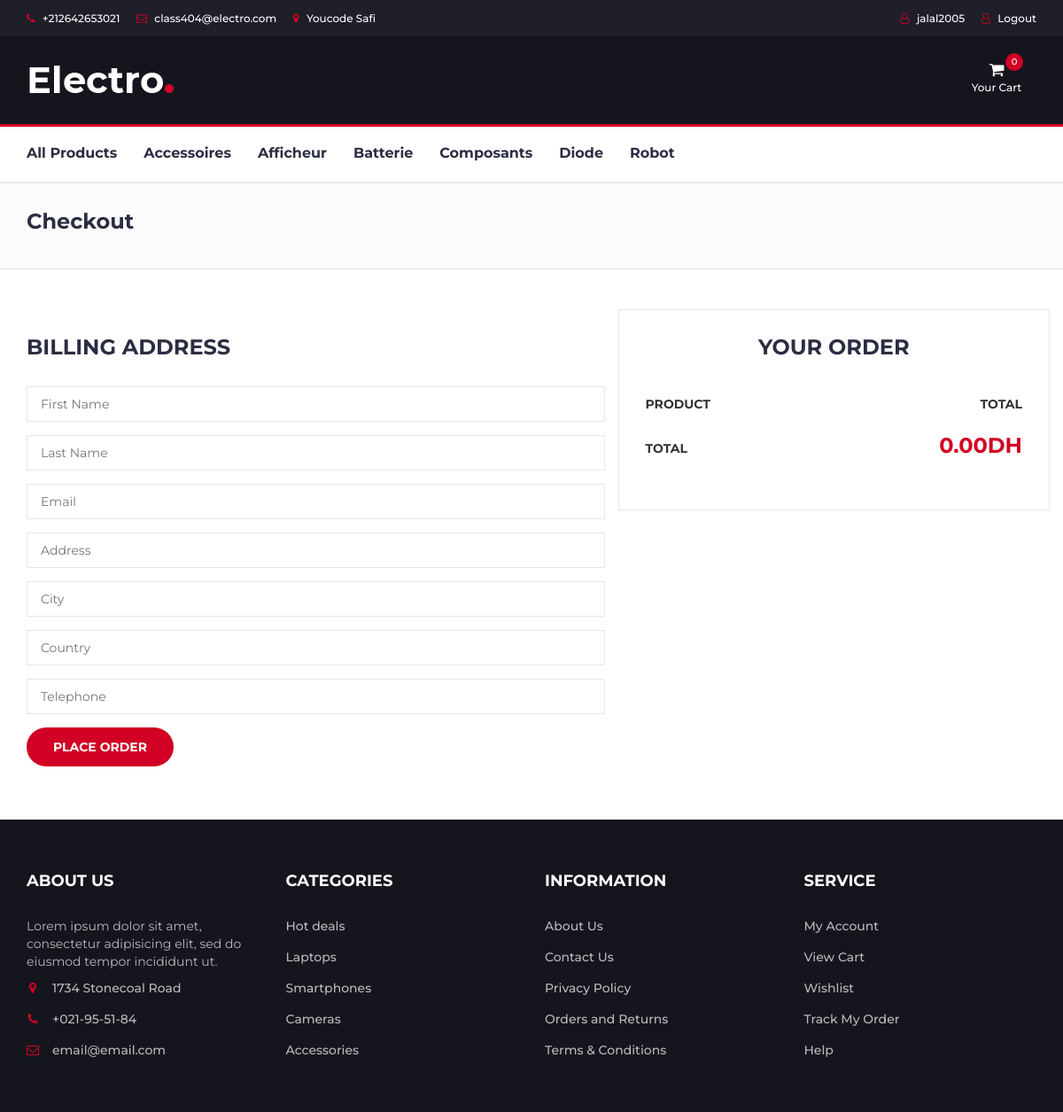
Page /checkout.php (signed in) on the committed database.
### tables this page shows
CREATE TABLE `categories` (
  `name` varchar(255) NOT NULL,
  `descrt` text NOT NULL,
  `img` varchar(255) NOT NULL,
  `isHide` tinyint(1) NOT NULL DEFAULT 0
);

### checkout.php (the view, shortened to what this page needs)
<?php
include("connection.php");
$stmt = $conn->prepare("SELECT * FROM categories WHERE isHide = 0");
$stmt->execute();
$catgs = $stmt->fetchAll(PDO::FETCH_ASSOC);
if (isset($_SESSION['client'])) {
	$client = $_SESSION['client'];
	$stmt1 = $conn->prepare("SELECT * FROM panier WHERE client_username = '$client'");
	$stmt1->execute();
	$nbrOfPanier = $stmt1->rowCount();
	$subTotal = 0;
?>
	<!DOCTYPE html>
	<html lang="en">
	<head>
		<link type="text/css" rel="stylesheet" href="css/bootstrap.min.css" />
		<link type="text/css" rel="stylesheet" href="css/slick.css" />
		<link type="text/css" rel="stylesheet" href="css/slick-theme.css" />
		<link type="text/css" rel="stylesheet" href="css/nouislider.min.css" />
		<link rel="stylesheet" href="css/font-awesome.min.css">
		<link type="text/css" rel="stylesheet" href="css/style.css" />
	</head>
	<body>
		<header>
			<header>
				<div id="top-header">
					<div class="container">
						<ul class="header-links pull-left">
							<li><a href="#"><i class="fa fa-phone"></i> +212642653021</a></li>
							<li><a href="#"><i class="fa fa-envelope-o"></i> class404@electro.com</a></li>
							<li><a href="#"><i class="fa fa-map-marker"></i> Youcode Safi</a></li>
						</ul>
						<ul class="header-links pull-right">
							<?php if (isset($_SESSION['client'])) { ?>
								<li><a href="#"><i class="fa fa-user-o"></i> <?php echo $_SESSION['client'] ?></a></li>
								<li><a href="logoutClient.php"><i class="fa fa-user-o"></i> Logout</a></li>
							<?php } else { ?>
								<li><a href="loginClient.php"><i class="fa fa-user-o"></i> Login</a></li>
							<?php } ?>
						</ul>
					</div>
				</div>
				<div id="header">
					<div class="container">
						<div class="row">
							<div class="col-md-9">
								<div class="header-logo">
									<a href="index.php" class="logo">
										<img src="./img/logo.png" alt="">
									</a>
								</div>
							</div>
							<div class="col-md-3 clearfix">
								<div class="header-ctn">
									<?php if (isset($_SESSION['client'])) { ?>
										<div>
											<a href="cart.php" id="panier">
												<i class="fa fa-shopping-cart"></i>
												<span>Your Cart</span>
												<div class="qty"><?php echo $nbrOfPanier ?></div>
											</a>
										</div>
									<?php } ?>
								</div>
							</div>
			</header>
			<nav id="navigation">
				<div class="container">
					<div id="responsive-nav">
						<ul class="main-nav nav navbar-nav">
							<li><a class="li-padding" href="product.php">All Products</a></li>
							<?php foreach ($catgs as $catg) { ?>
								<li><a class="li-padding" href="product.php"><?php echo $catg['name'] ?></a></li>
							<?php } ?>
						</ul>
					</div>
				</div>
			</nav>
			<div id="breadcrumb" class="section">
				<div class="container">
					<div class="row">
						<div class="col-md-12">
							<h3>Checkout</h3>
						</div>
					</div>
				</div>
			</div>
			<div class="section">
				<div class="container">
					<div class="row">
						<div class="col-md-7">
							<form action="" method="post">
								<div class="billing-details">
									<div class="section-title">
										<h3 class="title">Billing address</h3>
									</div>
									<div class="form-group">
										<input class="input" type="text" name="first-name" placeholder="First Name">
									</div>
									<div class="form-group">
										<input class="input" type="text" name="last-name" placeholder="Last Name">
									</div>
									<div class="form-group">
										<input class="input" type="email" name="email" placeholder="Email">
									</div>
									<div class="form-group">
										<input class="input" type="text" name="address" placeholder="Address">
									</div>
									<div class="form-group">
										<input class="input" type="text" name="city" placeholder="City">
									</div>
									<div class="form-group">
										<input class="input" type="text" name="country" placeholder="Country">
									</div>
									<div class="form-group">
										<input class="input" type="tel" name="tel" placeholder="Telephone">
									</div>
									<div class="form-group">
										<button class="primary-btn order-submit" type="submit" name="placeOrder">Place Order</button>
									</div>
								</div>
							</form>
						</div>
						<div class="col-md-5 order-details">
							<div class="section-title text-center">
								<h3 class="title">Your Order</h3>
							</div>
							<div class="order-summary">
								<div class="order-col">
									<div><strong>PRODUCT</strong></div>
									<div><strong>TOTAL</strong></div>
								</div>
								<div class="order-col">
									<div><strong>TOTAL</strong></div>
									<div><strong class="order-total"><?php echo number_format($subTotal, 2) . "DH"; ?></strong></div>
								</div>
							</div>
						</div>
					</div>
				</div>
			</div>
			<footer id="footer">
				<div class="section">
					<div class="container">
						<div class="row">
							<div class="col-md-3 col-xs-6">
								<div class="footer">
									<h3 class="footer-title">About Us</h3>
									<p>Lorem ipsum dolor sit amet, consectetur adipisicing elit, sed do eiusmod tempor incididunt ut.</p>
									<ul class="footer-links">
										<li><a href="#"><i class="fa fa-map-marker"></i>1734 Stonecoal Road</a></li>
										<li><a href="#"><i class="fa fa-phone"></i>+021-95-51-84</a></li>
										<li><a href="#"><i class="fa fa-envelope-o"></i>email@email.com</a></li>
									</ul>
								</div>
							</div>
							<div class="col-md-3 col-xs-6">
								<div class="footer">
									<h3 class="footer-title">Categories</h3>
									<ul class="footer-links">
										<li><a href="#">Hot deals</a></li>
										<li><a href="#">Laptops</a></li>
										<li><a href="#">Smartphones</a></li>
										<li><a href="#">Cameras</a></li>
										<li><a href="#">Accessories</a></li>
									</ul>
								</div>
							</div>
							<div class="col-md-3 col-xs-6">
								<div class="footer">
									<h3 class="footer-title">Information</h3>
									<ul class="footer-links">
										<li><a href="#">About Us</a></li>
										<li><a href="#">Contact Us</a></li>
										<li><a href="#">Privacy Policy</a></li>
										<li><a href="#">Orders and Returns</a></li>
										<li><a href="#">Terms & Conditions</a></li>
									</ul>
								</div>
							</div>
							<div class="col-md-3 col-xs-6">
								<div class="footer">
									<h3 class="footer-title">Service</h3>
									<ul class="footer-links">
										<li><a href="#">My Account</a></li>
										<li><a href="#">View Cart</a></li>
										<li><a href="#">Wishlist</a></li>
										<li><a href="#">Track My Order</a></li>
										<li><a href="#">Help</a></li>
									</ul>
								</div>
							</div>
						</div>
					</div>
				</div>
			</footer>
	</body>
	</html>
<?php } else {
	header("Location: index.php");
	exit;
} ?>

### css/style.css (style rules this page uses)
body { font-family: 'Montserrat', sans-serif; font-weight: 400; color: #333; }
h1, h2, h3, h4, h5, h6 { color: #2B2D42; font-weight: 700; margin: 0 0 10px; }
a { color: #2B2D42; font-weight: 500; -webkit-transition: 0.2s color; transition: 0.2s color; }
ul, ol { margin: 0; padding: 0; list-style: none }
.primary-btn { display: inline-block; padding: 12px 30px; background-color: #D10024; border: none; border-radius: 40px; color: #FFF; text-transform: uppercase; font-weight: 700; text-align: center; -webkit-transition: 0.2s all; transition: 0.2s all; }
.input { height: 40px; padding: 0px 15px; border: 1px solid #E4E7ED; background-color: #FFF; width: 100%; }
.section { padding-top: 30px; padding-bottom: 30px; }
.section-title { position: relative; margin-bottom: 30px; margin-top: 15px; }
.section-title .title { display: inline-block; text-transform: uppercase; margin: 0px; }
#breadcrumb { padding: 30px 0px; background: #FBFBFC; border-bottom: 1px solid #E4E7ED; margin-bottom: 30px; }
#top-header { padding-top: 10px; padding-bottom: 10px; background-color: #1E1F29; }
.header-links li { display: inline-block; margin-right: 15px; font-size: 12px; }
.header-links li:last-child { margin-right: 0px; }
.header-links li a { color: #FFF; }
.header-links li i { color: #D10024; margin-right: 5px; }
#header { padding-top: 15px; padding-bottom: 15px; background-color: #15161D; }
.header-logo { float: left; }
.header-logo .logo img { display: block; }
.header-ctn { float: right; padding: 15px 0px; }
.header-ctn>div { display: inline-block; }
.header-ctn>div>a { display: block; position: relative; width: 90px; text-align: center; color: #FFF; }
.header-ctn>div>a>i { display: block; font-size: 18px; }
.header-ctn>div>a>span { font-size: 12px; }
.header-ctn>div>a>.qty { position: absolute; right: 15px; top: -10px; width: 20px; height: 20px; line-height: 20px; text-align: center; border-radius: 50%; font-size: 10px; color: #FFF; background-color: #D10024; }
#navigation { background: #FFF; border-bottom: 2px solid #E4E7ED; border-top: 3px solid #D10024; }
.main-nav>li+li { margin-left: 30px }
.main-nav>li>a { padding: 20px 0px; }
.main-nav>li>a:after { content: ""; display: block; width: 0%; height: 2px; background-color: #D10024; -webkit-transition: 0.2s all; transition: 0.2s all; }
.billing-details { margin-bottom: 30px; }
.order-details { position: relative; padding: 0px 30px 30px; border-right: 1px solid #E4E7ED; border-left: 1px solid #E4E7ED; border-bottom: 1px solid #E4E7ED; }
.order-details:before { content: ""; position: absolute; left: -1px; right: -1px; top: -15px; height: 30px; border-top: 1px solid #E4E7ED; border-left: 1px solid #E4E7ED; border-right: 1px solid #E4E7ED; }
.order-summary { margin: 15px 0px; }
.order-summary .order-col { display: table; width: 100%; }
.order-summary .order-col:after { content: ""; display: block; clear: both; }
.order-summary .order-col>div { display: table-cell; padding: 10px 0px; }
.order-summary .order-col>div:first-child { width: calc(100% - 150px); }
.order-summary .order-col>div:last-child { width: 150px; text-align: right; }
.order-summary .order-col .order-total { font-size: 24px; color: #D10024; }
#footer { background: #15161D; color: #B9BABC; }
.footer { margin: 30px 0px; }
.footer .footer-title { color: #FFF; text-transform: uppercase; font-size: 18px; margin: 0px 0px 30px; }
.footer-links li+li { margin-top: 15px; }
.footer-links li a { color: #B9BABC; }
.footer-links li i { margin-right: 15px; color: #D10024; width: 14px; text-align: center; }
.li-padding { padding: 10px; font-weight: bold; font-size: 16px; cursor: pointer; }
.li-padding:after { content: ""; display: block; width: 0%; height: 2px; background-color: #D10024; -webkit-transition: 0.2s all; transition: 0.2s all; }

### rows in the picture
categories: name "Accessoires"
categories: name "Afficheur"
categories: name "Batterie"
categories: name "Composants"
categories: name "Diode"
categories: name "Robot"

### other values in the picture
$_SESSION['client'] "jalal2005"
$nbrOfPanier "0"
$subTotal "0.00"
